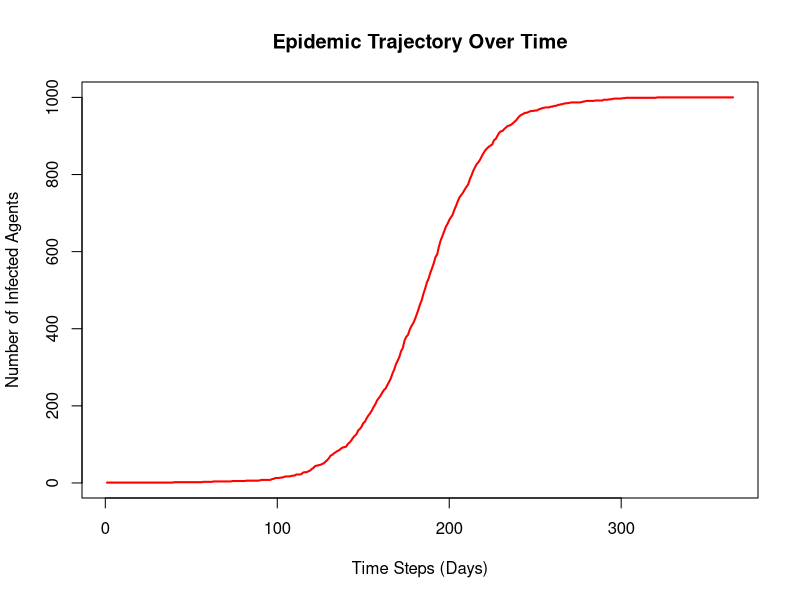
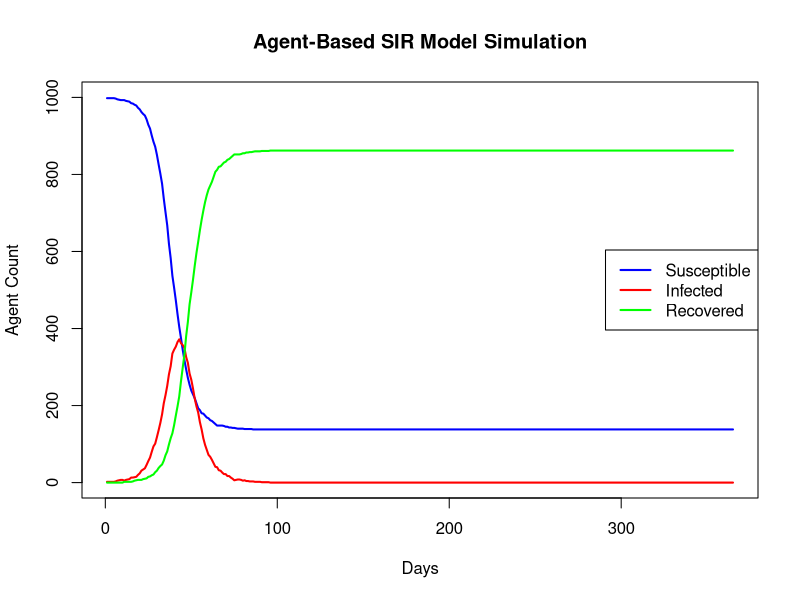
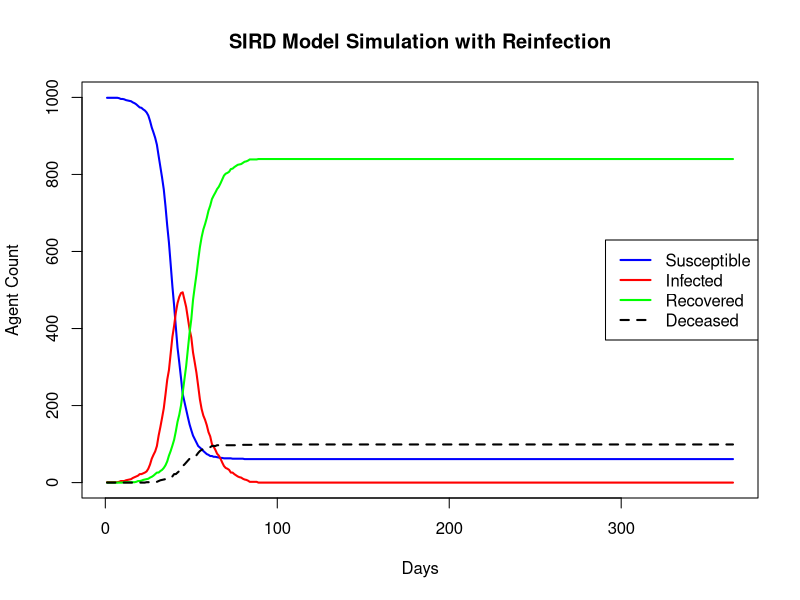
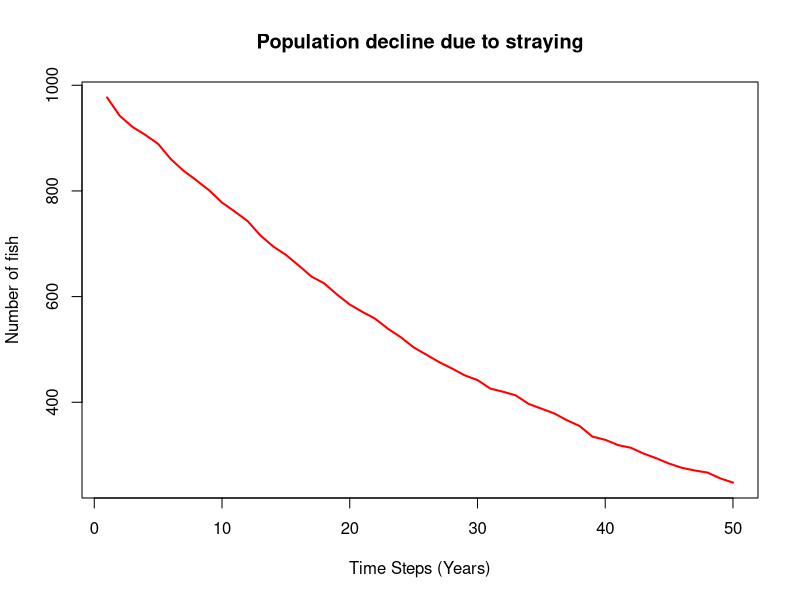
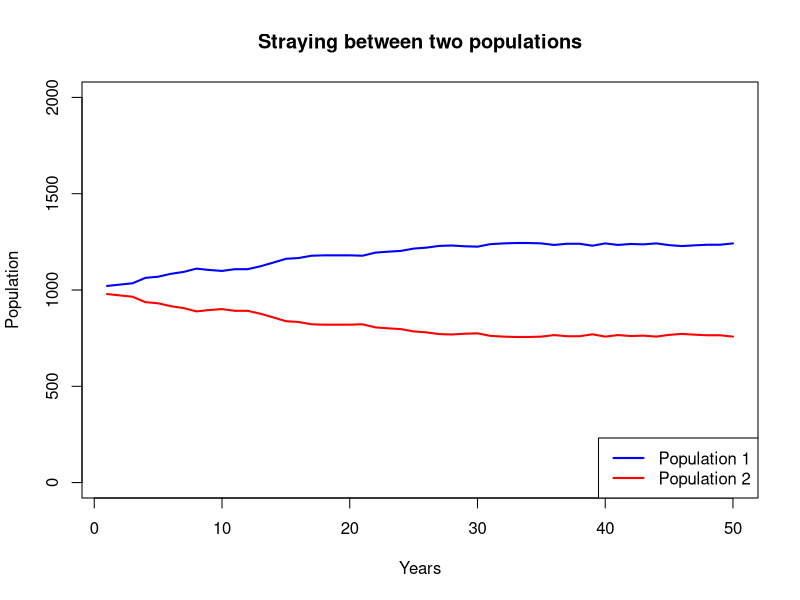
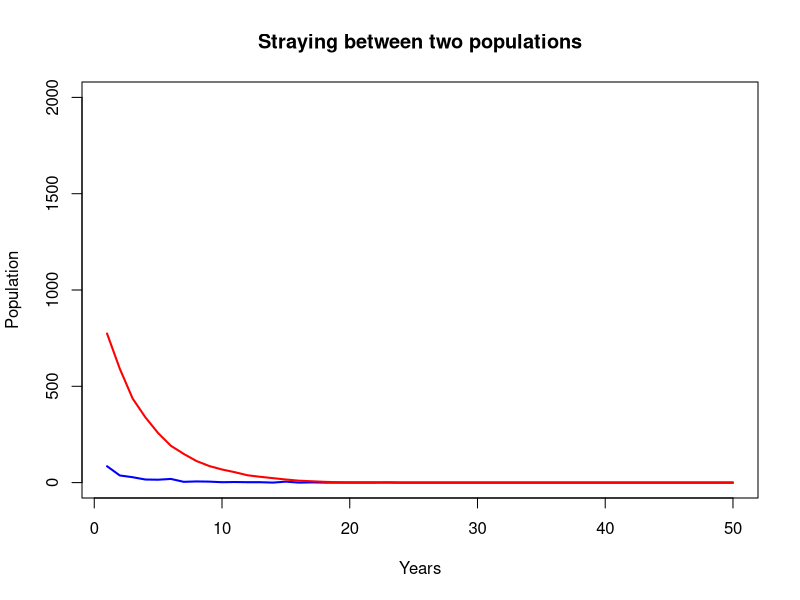
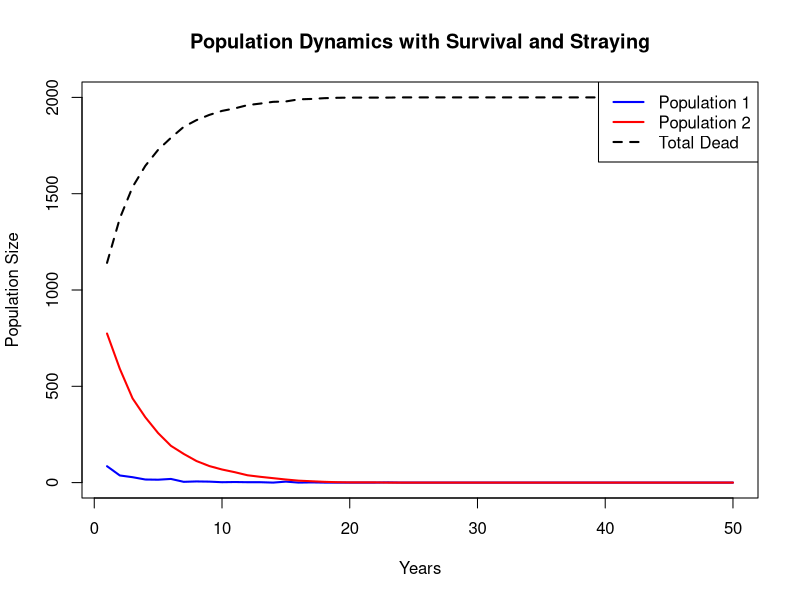
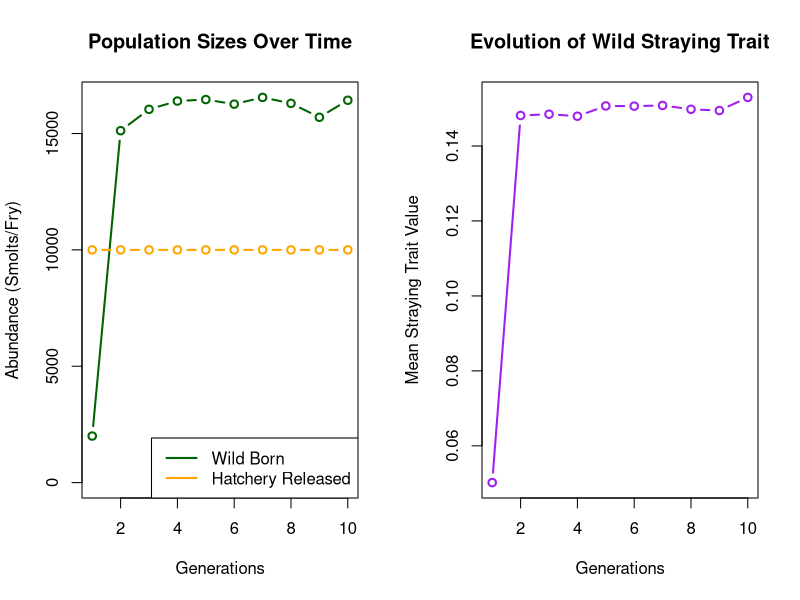

R code for these plots, in order:
# Pure AI example here..
# libraries
library(ggplot2)

# INFECTIONS!! ------------------------------------------------------------
## Set up
# set.seed(42)            # For reproducible results
num_agents <- 1000       # Total population size
prob_infection <- 0.05   # Probability of transmission during a contact

# Create the initial population data frame
agents <- data.frame(
  id = 1:num_agents,
  status = "Susceptible",
  stringsAsFactors = FALSE
)

# Patient Zero: Infect the very first agent
agents$status[1] <- "Infected"

## Defining interaction rules
# Function to run a single time step of the simulation
run_time_step <- function(population, transmission_rate) {
  # Find the row indices of all currently infected agents
  infected_indices <- which(population$status == "Infected")
  
  # If no one is infected, the simulation stops changing
  if (length(infected_indices) == 0) return(population)
  
  # Loop through each infected agent to simulate interactions
  for (i in infected_indices) {
    # Randomly select another agent from the population
    target_id <- sample(population$id, 1)
    
    # Check if the encountered agent is Susceptible
    if (population$status[target_id] == "Susceptible") {
      # Roll a random number to see if transmission occurs
      if (runif(1) < transmission_rate) {
        population$status[target_id] <- "Infected"
      }
    }
  }
  
  return(population)
}

## Run model across time
total_steps <- 365
history <- numeric(total_steps) # Array to record infected counts

# Main simulation loop
for (step in 1:total_steps) {
  # Update the population states for this time step
  agents <- run_time_step(agents, prob_infection)
  
  # Record the total number of infected agents at this moment
  history[step] <- sum(agents$status == "Infected")
}

# View the final epidemic trajectory
print(history)

# Quick plot over time using base R
plot(history, type = "l", col = "red", lwd = 2,
     xlab = "Time Steps (Days)", ylab = "Number of Infected Agents",
     main = "Epidemic Trajectory Over Time")

# infections with recovery -----------------------------------------------------
## Set up
num_agents <- 1000       # Total population size
prob_infection <- 0.25   # Probability of transmission during a contact
recovery_time <- 10      # Days an individual stays infected
total_steps <- 365

# Create the initial population data frame
agents <- data.frame(
  id = 1:num_agents,
  status = "Susceptible",
  infected_day = NA,          # Track the exact step an agent got infected
  stringsAsFactors = FALSE
)

# Patient Zero
agents$status[1] <- "Infected"
agents$infected_day[1] <- 1   # Infected at time step 1

## Defining interaction rules
run_time_step <- function(population, transmission_rate, current_step) {
  infected_indices <- which(population$status == "Infected")
  if (length(infected_indices) == 0) return(population)
  
  for (i in infected_indices) {
    target_id <- sample(population$id, 1)
    
    if (population$status[target_id] == "Susceptible") {
      if (runif(1) < transmission_rate) {
        population$status[target_id] <- "Infected"
        population$infected_day[target_id] <- current_step # Record infection time
      }
    }
  }
  return(population)
}

## Run model across time
history <- data.frame(
  Day = 1:total_steps,
  Susceptible = numeric(total_steps),
  Infected = numeric(total_steps),
  Recovered = numeric(total_steps)
)

for (step in 1:total_steps) {
  # 1. Handle Recoveries: Find agents infected long enough to recover
  recovery_threshold <- step - recovery_time
  recover_indices <- which(agents$status == "Infected" & agents$infected_day <= recovery_threshold)
  
  if (length(recover_indices) > 0) {
    agents$status[recover_indices] <- "Recovered"
  }
  
  # 2. Run Transmission: Pass the current step to the function
  agents <- run_time_step(agents, prob_infection, step)
  
  # 3. Record History: Count currently infected agents
  history$Susceptible[step] <- sum(agents$status == "Susceptible")
  history$Infected[step]    <- sum(agents$status == "Infected")
  history$Recovered[step]   <- sum(agents$status == "Recovered")
}

print(history)

## SIR plot
# Plot the first line (Susceptible)
plot(history$Day, history$Susceptible, type = "l", col = "blue", lwd = 2,
     ylim = c(0, num_agents), xlab = "Days", ylab = "Agent Count",
     main = "Agent-Based SIR Model Simulation")

# Add the other two lines
lines(history$Day, history$Infected, col = "red", lwd = 2)
lines(history$Day, history$Recovered, col = "green", lwd = 2)

# Add a helpful legend
legend("right", legend = c("Susceptible", "Infected", "Recovered"),
       col = c("blue", "red", "green"), lwd = 2)


# Infections w/ mortality, recovery, possible reinfection -----------------
## Set up
num_agents <- 1000 
prob_infection <- 0.3 
recovery_time <- 10  
total_steps <- 365
prob_death <- 0.01           # 0.5% daily chance of dying while infected
immunity_multiplier <- 0.2   # Recovered agents have 80% protection (only 20% risk)

# Create the initial population data frame
agents <- data.frame(
  id = 1:num_agents,
  status = "Susceptible",
  infected_day = NA,          
  stringsAsFactors = FALSE
)

# Patient Zero
agents$status[1] <- "Infected"
agents$infected_day[1] <- 1  

## Defining interaction rules
run_time_step <- function(population, base_transmission, multiplier, current_step) {
  # Only living, infected agents can transmit disease
  infected_indices <- which(population$status == "Infected")
  if (length(infected_indices) == 0) return(population)
  
  for (i in infected_indices) {
    target_id <- sample(population$id, 1)
    target_status <- population$status[target_id]
    
    # Calculate transmission probability based on target's immune history
    if (target_status == "Susceptible") {
      transmission_rate <- base_transmission
    } else if (target_status == "Recovered") {
      transmission_rate <- base_transmission * multiplier
    } else {
      next # Skip if the target is already infected or deceased
    }
    
    # Roll for transmission
    if (runif(1) < transmission_rate) {
      population$status[target_id] <- "Infected"
      population$infected_day[target_id] <- current_step 
    }
  }
  return(population)
}

## Run model across time
history <- data.frame(
  Day = 1:total_steps,
  Susceptible = numeric(total_steps),
  Infected = numeric(total_steps),
  Recovered = numeric(total_steps),
  Deceased = numeric(total_steps)
)

for (step in 1:total_steps) {
  # --- Phase 1: Handle Daily Mortality ---
  infected_indices <- which(agents$status == "Infected")
  if (length(infected_indices) > 0) {
    # Each infected agent rolls for survival independently
    death_rolls <- runif(length(infected_indices))
    died_today <- infected_indices[death_rolls < prob_death]
    
    if (length(died_today) > 0) {
      agents$status[died_today] <- "Deceased"
    }
  }
  
  # --- Phase 2: Handle Recoveries ---
  # Only agents who survived the day can recover
  recovery_threshold <- step - recovery_time
  recover_indices <- which(agents$status == "Infected" & agents$infected_day <= recovery_threshold)
  if (length(recover_indices) > 0) {
    agents$status[recover_indices] <- "Recovered"
  }
  
  # --- Phase 3: Run Transmission ---
  agents <- run_time_step(agents, prob_infection, immunity_multiplier, step)
  
  # --- Phase 4: Record All Four Counts ---
  history$Susceptible[step] <- sum(agents$status == "Susceptible")
  history$Infected[step]    <- sum(agents$status == "Infected")
  history$Recovered[step]   <- sum(agents$status == "Recovered")
  history$Deceased[step]    <- sum(agents$status == "Deceased")
}

# SIR plot w/ death
# Plot Susceptible curve
plot(history$Day, history$Susceptible, type = "l", col = "blue", lwd = 2,
     ylim = c(0, num_agents), xlab = "Days", ylab = "Agent Count",
     main = "SIRD Model Simulation with Reinfection")

# Add the remaining states
lines(history$Day, history$Infected, col = "red", lwd = 2)
lines(history$Day, history$Recovered, col = "green", lwd = 2)
lines(history$Day, history$Deceased, col = "black", lwd = 2, lty = 2) # Dashed line for death

# Add legend
legend("right", legend = c("Susceptible", "Infected", "Recovered", "Deceased"),
       col = c("blue", "red", "green", "black"), lty = c(1, 1, 1, 2), lwd = 2)


# Let's try something like IR/SJH and see how it goes... -----------------------
## Set up
num_agents <- 1000              # total number of fish (juveniles)
prob_stray <- 0.03              # likelihood of straying from natal stream
total_steps <- 50
  ## VERY SIMPLE!

# create initial population dataframe 
agents <- data.frame(
  id = 1:num_agents,
  status = "viable",
  stringsAsFactors = FALSE
)

## defining interaction rules - just straying
run_time_step <- function(population, stray_rate){
  for (i in 1:num_agents){
    if (population$status[i] == "viable"){
      if (runif(1) < stray_rate) {
        population$status[i] <- "strayed"
      }
    }
  }
  return(population)
}

# run model across time
history <- numeric(total_steps)

# main simulation loop
for (step in 1:total_steps){
  agents <- run_time_step(agents, prob_stray)
  
  history[step] <- sum(agents$status == "viable")
}

# View effect of straying (no carrying capacity or anything)
print(history)

# quick plot
plot(history, type = "l", col = "red", lwd = 2,
     xlab = "Time Steps (Years)", ylab = "Number of fish",
     main = "Population decline due to straying")


# IR/SJH - 2 populations -------------------------------------------------------
## Set up
num_agents <- 1000              # number of fish per population
prob_stray1 <- 0.03             # pop 1 likelihood of straying to pop 2
prob_stray2 <- 0.05             # pop 2 likelihood of straying to pop 1
total_steps <- 50
  # slightly more complicated, 2 populations
    ## VERY SIMPLE!

# create initial population dataframe 
agents1 <- data.frame(
  id = 1:num_agents,
  status = "pop1",
  stringsAsFactors = FALSE
)
agents2 <- data.frame(
  id = 1:num_agents,
  status = "pop2",
  stringsAsFactors = FALSE
)
agents <- rbind(agents1, agents2)

# ## defining interaction rules - just straying
# run_time_step <- function(population, stray_rate1, stray_rate2){
#   for (i in 1:num_agents){
#     if (population$status[i] == "pop1"){
#       if (runif(1) < stray_rate1) {
#         population$status[i] <- "pop2"
#       }
#     }
#     if (population$status[i] == "pop2"){
#       if (runif(1) < stray_rate2) {
#         population$status[i] <- "pop1"
#       }
#     }
#   }
#   return(population)
# }

# alternate approach
run_time_step <- function(population, stray_rate1, stray_rate2) {
  # Total number of fish in the dataframe
  n <- nrow(population)
  
  # Capture the original status before making any modifications
  current_status <- population$status
  
  # Generate independent random vectors for each potential transition
  rand_pop1 <- runif(n)
  rand_pop2 <- runif(n)
  
  # Apply transitions based strictly on the frozen current_status
  population$status <- ifelse(current_status == "pop1" & rand_pop1 < stray_rate1, "pop2",
                              ifelse(current_status == "pop2" & rand_pop2 < stray_rate2, "pop1", 
                                     current_status))
  
  return(population)
}

# run model across time
history <- data.frame(
  Year = 1:total_steps,
  Pop1 = numeric(total_steps),
  Pop2 = numeric(total_steps)
  )

# main simulation loop
for (step in 1:total_steps){
  agents <- run_time_step(agents, prob_stray1, prob_stray2)
  
  history$Pop1[step] <- sum(agents$status == "pop1")
  history$Pop2[step] <- sum(agents$status == "pop2")
}

# Plot the first line (Susceptible)
plot(history$Year, history$Pop1, type = "l", col = "blue", lwd = 2,
     ylim = c(0, (2*num_agents)), xlab = "Years", ylab = "Population",
     main = "Straying between two populations")

# Add the other line
lines(history$Year, history$Pop2, col = "red", lwd = 2)

# Add a helpful legend
legend("bottomright", legend = c("Population 1", "Population 2"),
       col = c("blue", "red"), lwd = 2)


# Straying and survival ---------------------------------------------------

# IR/SJH - 2 populations -------------------------------------------------------
## Set up
num_agents <- 1000              # number of fish per population
prob_stray1 <- 0.03             # pop 1 likelihood of straying to pop 2
prob_stray2 <- 0.05             # pop 2 likelihood of straying to pop 1
prob_surv1 <- 0.05              # annual survival probability for pop 1
prob_surv2 <- 0.8               # annual survival probability for pop 2
total_steps <- 50

# create initial population dataframe 
agents1 <- data.frame(
  id = 1:num_agents,
  status = "pop1",
  stringsAsFactors = FALSE
)
agents2 <- data.frame(
  id = (num_agents + 1):(2*num_agents),
  status = "pop2",
  stringsAsFactors = FALSE
)
agents <- rbind(agents1, agents2)

# Vectorized simulation function for one time step
run_time_step <- function(population, stray_rate1, stray_rate2, surv_rate1, surv_rate2) {
  n <- nrow(population)
  current_status <- population$status
  
  # Generate independent random numbers for survival and straying
  rand_surv <- runif(n)
  rand_stray <- runif(n)
  
  # Determine survival first based on original status
  # If already dead, they stay dead. Otherwise, check survival rate.
  is_alive <- ifelse(current_status == "pop1" & rand_surv < surv_rate1, TRUE,
                     ifelse(current_status == "pop2" & rand_surv < surv_rate2, TRUE, 
                            ifelse(current_status == "dead", FALSE, FALSE)))
  
  # Determine straying ONLY for individuals that survived this step
  # If they died or were already dead, status becomes/stays "dead"
  population$status <- ifelse(!is_alive, "dead",
                              ifelse(current_status == "pop1" & rand_stray < stray_rate1, "pop2",
                                     ifelse(current_status == "pop2" & rand_stray < stray_rate2, "pop1", 
                                            current_status)))
  
  return(population)
}

# run model across time
history <- data.frame(
  Year = 1:total_steps,
  Pop1 = numeric(total_steps),
  Pop2 = numeric(total_steps),
  Dead = numeric(total_steps)
)

# main simulation loop
for (step in 1:total_steps){
  agents <- run_time_step(agents, prob_stray1, prob_stray2, prob_surv1, prob_surv2)
  
  history$Pop1[step] <- sum(agents$status == "pop1")
  history$Pop2[step] <- sum(agents$status == "pop2")
  history$Dead[step] <- sum(agents$status == "dead")
}

# Plot the first line (Susceptible)
plot(history$Year, history$Pop1, type = "l", col = "blue", lwd = 2,
     ylim = c(0, (2*num_agents)), xlab = "Years", ylab = "Population",
     main = "Straying between two populations")

# Add the other line
lines(history$Year, history$Pop2, col = "red", lwd = 2)

# Add a helpful legend
plot(history$Year, history$Pop1, type = "l", col = "blue", lwd = 2,
     ylim = c(0, (2 * num_agents)), xlab = "Years", ylab = "Population Size",
     main = "Population Dynamics with Survival and Straying")

lines(history$Year, history$Pop2, col = "red", lwd = 2)
lines(history$Year, history$Dead, col = "black", lwd = 2, lty = 2) # Dashed line for deaths

legend("topright", legend = c("Population 1", "Population 2", "Total Dead"),
       col = c("blue", "red", "black"), lwd = 2, lty = c(1, 1, 2))
  # this doesn't make sense because they aren't being replenished..


# # straying, survival, and reproduction ------------------------------------
# num_agents  <- 100000  
# prob_stray1 <- 0.075  
# prob_stray2 <- 0.12  
# prob_surv1  <- 0.002  
# prob_surv2  <- 0.05   
# birth_rate1 <- 1500  
# birth_rate2 <- 1000   
# total_steps <- 50
# 
# agents1 <- data.frame(id = 1:num_agents, status = "pop1", stringsAsFactors = FALSE)
# agents2 <- data.frame(id = (num_agents + 1):(2*num_agents), status = "pop2", stringsAsFactors = FALSE)
# agents  <- rbind(agents1, agents2)
# 
# max_id <- max(agents$id)
# total_dead_counter <- 0
# 
# run_time_step <- function(population, stray_rate1, stray_rate2, surv_rate1, surv_rate2, b_rate1, b_rate2) {
#   n <- nrow(population)
#   if (n == 0) return(list(pop = population, dead_this_step = 0))
#   
#   current_status <- population$status
#   
#   rand_surv <- runif(n)
#   rand_stray <- runif(n)
#   
#   is_alive <- (current_status == "pop1" & rand_surv < surv_rate1) | 
#     (current_status == "pop2" & rand_surv < surv_rate2)
#   
#   population$status <- ifelse(current_status == "pop1" & rand_stray < stray_rate1, "pop2",
#                               ifelse(current_status == "pop2" & rand_stray < stray_rate2, "pop1", 
#                                      current_status))
#   
#   surv_pop1 <- sum(population$status == "pop1" & is_alive)
#   surv_pop2 <- sum(population$status == "pop2" & is_alive)
#   
#   population <- population[is_alive, , drop = FALSE]
#   dead_this_step <- n - nrow(population)
#   
#   new_births1 <- rpois(1, lambda = surv_pop1 * b_rate1)
#   new_births2 <- rpois(1, lambda = surv_pop2 * b_rate2)
#   total_births <- new_births1 + new_births2
#   
#   if (total_births > 0) {
#     new_ids <- (max_id + 1):(max_id + total_births)
#     max_id <<- max_id + total_births 
#     
#     new_status <- c(rep("pop1", new_births1), rep("pop2", new_births2))
#     newborns <- data.frame(id = new_ids, status = new_status, stringsAsFactors = FALSE)
#     population <- rbind(population, newborns)
#   }
#   
#   return(list(pop = population, dead_this_step = dead_this_step))
# }
# 
# history <- data.frame(
#   Year = 1:total_steps,
#   Pop1 = numeric(total_steps),
#   Pop2 = numeric(total_steps),
#   Dead = numeric(total_steps)
# )
# 
# for (step in 1:total_steps){
#   step_result <- run_time_step(agents, prob_stray1, prob_stray2, prob_surv1, prob_surv2, birth_rate1, birth_rate2)
#   agents <- step_result$pop
#   total_dead_counter <- total_dead_counter + step_result$dead_this_step
#   
#   history$Pop1[step] <- sum(agents$status == "pop1")
#   history$Pop2[step] <- sum(agents$status == "pop2")
#   history$Dead[step] <- total_dead_counter
# }
# 
# plot(history$Year, history$Pop1, type = "l", col = "blue", lwd = 2, 
#      ylim = c(0, max(c(history$Pop1, history$Pop2))), 
#      xlab = "Years", ylab = "Population Size", 
#      main = "Population Dynamics with Reproduction and Straying")
# 
# lines(history$Year, history$Pop2, col = "red", lwd = 2)
# 
# legend("topleft", legend = c("Population 1", "Population 2"), 
#        col = c("blue", "red"), lwd = 2)


# ATTEMPT AT FULL MODEL --------------------------------------------------------
## Set up
# inputs
num_wild_init     <- 2000   
num_hatchery_init <- 10000

surv_wild     <- 0.001   
surv_hatchery <- 0.05 

mean_stray_wild_init     <- 0.05  
mean_stray_hatchery_init <- 0.15

fecundity_wild     <- 1000  
fecundity_hatchery <- 1000

hatchery_annual_release <- 10000 
stream_carrying_capacity <- 20000

total_steps             <- 10 

# dataframes
wild_agents <- data.frame(
  id = 1:num_wild_init,
  origin = "wild",
  stray_rate = rnorm(num_wild_init, mean = mean_stray_wild_init, sd = 0.01)
)

hatch_agents <- data.frame(
  id = (num_wild_init + 1):(num_wild_init + num_hatchery_init),
  origin = "hatchery",
  stray_rate = rnorm(num_hatchery_init, mean = mean_stray_hatchery_init, sd = 0.01)
)

agents <- rbind(wild_agents, hatch_agents)
agents$stray_rate <- pmax(0, pmin(1, agents$stray_rate)) # Bound probabilities between 0 and 1

max_id <- max(agents$id)

## build main loop function
run_generation <- function(current_agents, s_wild, s_hatch, f_wild, f_hatch, hatch_release, capacity) {
  n <- nrow(current_agents)
  if (n == 0) return(data.frame(id=integer(), origin=character(), stray_rate=numeric()))
  
  # freshwater/early survival
  rand_surv <- runif(n)
  is_surviving <- ifelse(current_agents$origin == "wild" & rand_surv < s_wild, TRUE,
                         ifelse(current_agents$origin == "hatchery" & rand_surv < s_hatch, TRUE, FALSE))
  
  returning_adults <- current_agents[is_surviving, ]
  n_adults <- nrow(returning_adults)
  
  if (n_adults == 0) {
    # if all die, the hatchery still releases its fish next year
    new_hatchery <- data.frame(
      id = (max_id + 1):(max_id + hatch_release),
      origin = "hatchery",
      stray_rate = rnorm(hatch_release, mean = mean_stray_hatchery_init, sd = 0.01)
    )
    max_id <<- max_id + hatch_release
    return(new_hatchery)
  }
    # not so sure on this piece - they would need to source new broodstock but whatever
  
  # straying
  rand_stray <- runif(n_adults)
  returning_adults$spawning_site <- ifelse(rand_stray < returning_adults$stray_rate,
                                           ifelse(returning_adults$origin == "wild", "hatchery", "wild"),
                                           returning_adults$origin)
  
  # reproduction and heritability with carrying capacity - all adults die after this step
  stream_spawners <- returning_adults[returning_adults$spawning_site == "wild", ]
  
  new_wild_agents <- data.frame(id=integer(), origin=character(), stray_rate=numeric())
  n_stream <- nrow(stream_spawners)
  
  if (n_stream >= 2) {
    # pairs to mate
    parents1 <- stream_spawners[sample(1:n_stream, n_stream, replace = TRUE), ]
    parents2 <- stream_spawners[sample(1:n_stream, n_stream, replace = TRUE), ]
    
    # calculate eggs per pair based on maternal origin - parent 1 is mother
    eggs_per_pair <- ifelse(parents1$origin == "wild", f_wild, f_hatch)
    total_potential_eggs <- sum(eggs_per_pair)
    
    if (total_potential_eggs > 0) {
      # Beverton-Holt density dependence applied to offspring limit
      # prevents total born wild juveniles from exceeding the stream capacity
      actual_offspring_count <- round(total_potential_eggs / (1 + (total_potential_eggs / capacity)))
      
      # sample indices proportionally to eggs produced by each parent pair
      sampled_parent_indices <- sample(1:n_stream, size = actual_offspring_count, replace = TRUE, prob = eggs_per_pair)
      
      # offspring inherit the mid-parent stray rate plus a tiny mutation/variation
      mid_parent_stray <- (parents1$stray_rate[sampled_parent_indices] + parents2$stray_rate[sampled_parent_indices]) / 2
      offspring_stray <- mid_parent_stray + rnorm(actual_offspring_count, mean = 0, sd = 0.005)
      offspring_stray <- pmax(0, pmin(1, offspring_stray))
      
      new_ids <- (max_id + 1):(max_id + actual_offspring_count)
      max_id <<- max_id + actual_offspring_count
      
      new_wild_agents <- data.frame(
        id = new_ids,
        origin = "wild",
        stray_rate = offspring_stray,
        stringsAsFactors = FALSE
      )
    }
  }
  
  # fixed hatchery release - overrides natural reproduction
  new_hatch_ids <- (max_id + 1):(max_id + hatch_release)
  max_id <<- max_id + hatch_release
  
  new_hatchery_agents <- data.frame(
    id = new_hatch_ids,
    origin = "hatchery",
    stray_rate = rnorm(hatch_release, mean = mean_stray_hatchery_init, sd = 0.01),
    stringsAsFactors = FALSE
  )
  
  next_generation <- rbind(new_wild_agents, new_hatchery_agents)
  return(next_generation)
}

## run simulation
# dataframe to store information
history <- data.frame(
  Generation = 1:total_steps,
  Wild_Abundance = numeric(total_steps),
  Hatchery_Abundance = numeric(total_steps),
  Mean_Stream_Stray_Gene = numeric(total_steps)
)

# running
for (gen in 1:total_steps) {
  # track status 
  history$Wild_Abundance[gen] <- sum(agents$origin == "wild")
  history$Hatchery_Abundance[gen] <- sum(agents$origin == "hatchery")
  history$Mean_Stream_Stray_Gene[gen] <- mean(agents$stray_rate[agents$origin == "wild"])
  
  agents <- run_generation(agents, surv_wild, surv_hatchery, fecundity_wild, fecundity_hatchery, hatchery_annual_release, stream_carrying_capacity)
}

# what is this??
par(mfrow = c(1, 2))

## plot results
plot(history$Generation, history$Wild_Abundance, type = "b", col = "darkgreen", lwd = 2,
     ylim = c(0, max(c(history$Wild_Abundance, history$Hatchery_Abundance))),
     xlab = "Generations", ylab = "Abundance (Smolts/Fry)", 
     main = "Population Sizes Over Time")
lines(history$Generation, history$Hatchery_Abundance, type = "b", col = "orange", lwd = 2)
legend("bottomright", legend = c("Wild Born", "Hatchery Released"), col = c("darkgreen", "orange"), lwd = 2)

plot(history$Generation, history$Mean_Stream_Stray_Gene, type = "b", col = "purple", lwd = 2,
     xlab = "Generations", ylab = "Mean Straying Trait Value",
     main = "Evolution of Wild Straying Trait")
